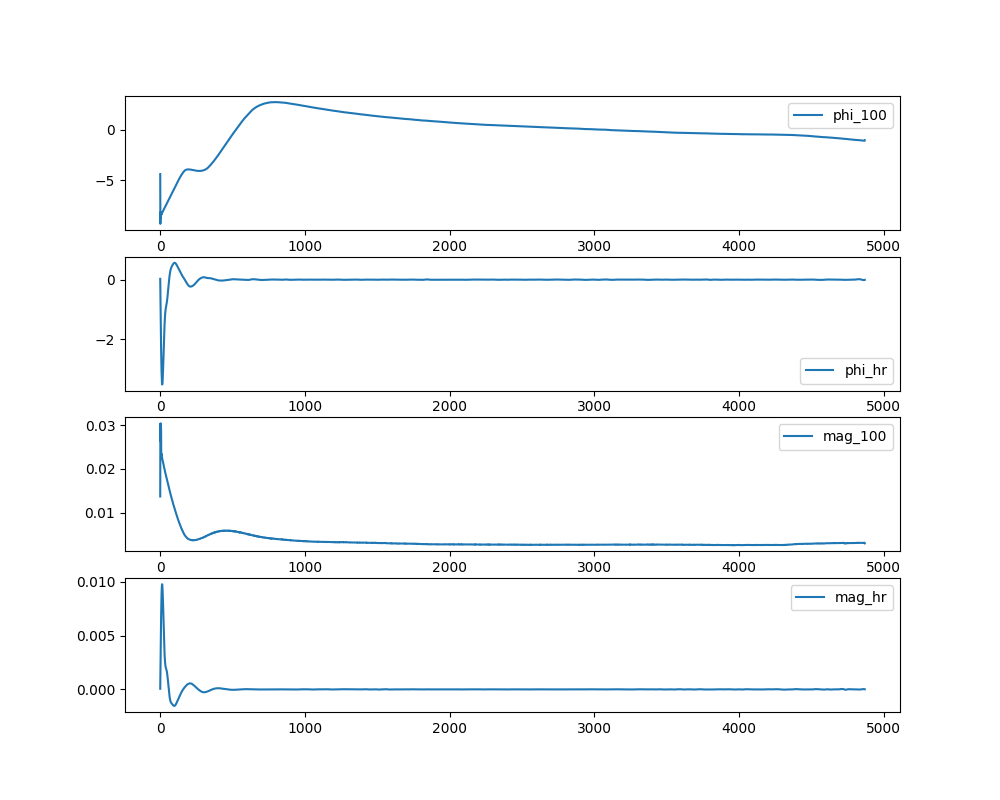

The script that saved this image:
"""
Save a debug plot of the raw and filtered signals to see why peak detection is failing.
"""
import h5py, os, numpy as np
import matplotlib.pyplot as plt
from scipy.signal import butter, sosfiltfilt, decimate, hilbert, detrend
from scipy.io import wavfile

BASE  = r'd:\Bioview\My_RF_work_v1\data_new\data_latest'
FS_RF = 10000; DEC1 = 10; DEC2 = 10
FS_100 = 100

s = dict(sub_dir='Sub_1_Prof_kan', rec=6, k_on=27.53, k_off=43.33)

def bpf(x, lo, hi, fs, order=4):
    sos = butter(order, [lo, hi], btype='band', fs=fs, output='sos')
    return sosfiltfilt(sos, x)

def robust_phase_clipping(ic, qc):
    iq = ic + 1j*qc
    dphi = np.angle(iq[1:] * np.conj(iq[:-1]))
    h, bins = np.histogram(dphi, bins=512)
    co = bins[np.argmax(h)] + (bins[1]-bins[0])/2
    dc = dphi - co
    dc = np.clip(dc, -0.0002, 0.0002)
    raw_cum = np.insert(np.cumsum(dc), 0, 0.0)
    return detrend(raw_cum)

def fit_circle(x, y):
    A = np.column_stack([x, y, np.ones_like(x)])
    B = -(x**2 + y**2)
    r, *_ = np.linalg.lstsq(A, B, rcond=None)
    return -r[0]/2, -r[1]/2

# Load RF
rp = os.path.join(BASE, s['sub_dir'], f"Rec_{s['rec']}.h5")
with h5py.File(rp, 'r') as f: raw = f['data'][:]
ic, qc = -raw[0,:], raw[1,:]
xc, yc = fit_circle(ic, qc); ic -= xc; qc -= yc

phi = robust_phase_clipping(ic, qc)
mag_raw = np.sqrt(ic**2 + qc**2)

phi_1k = decimate(phi, DEC1, ftype='fir')
phi_100 = decimate(phi_1k, DEC2, ftype='fir')
mag_1k = decimate(mag_raw, DEC1, ftype='fir')
mag_100 = decimate(mag_1k, DEC2, ftype='fir')

phi_hr = bpf(phi_100, 0.5, 3.0, FS_100)
mag_hr = bpf(mag_100, 0.5, 3.0, FS_100)

plt.figure(figsize=(10, 8))
plt.subplot(4, 1, 1)
plt.plot(phi_100, label='phi_100')
plt.legend()
plt.subplot(4, 1, 2)
plt.plot(phi_hr, label='phi_hr')
plt.legend()
plt.subplot(4, 1, 3)
plt.plot(mag_100, label='mag_100')
plt.legend()
plt.subplot(4, 1, 4)
plt.plot(mag_hr, label='mag_hr')
plt.legend()
plt.savefig('d:\\Bioview\\My_RF_work_v1\\scratch\\debug_hr.png')
print("Saved debug plot")
